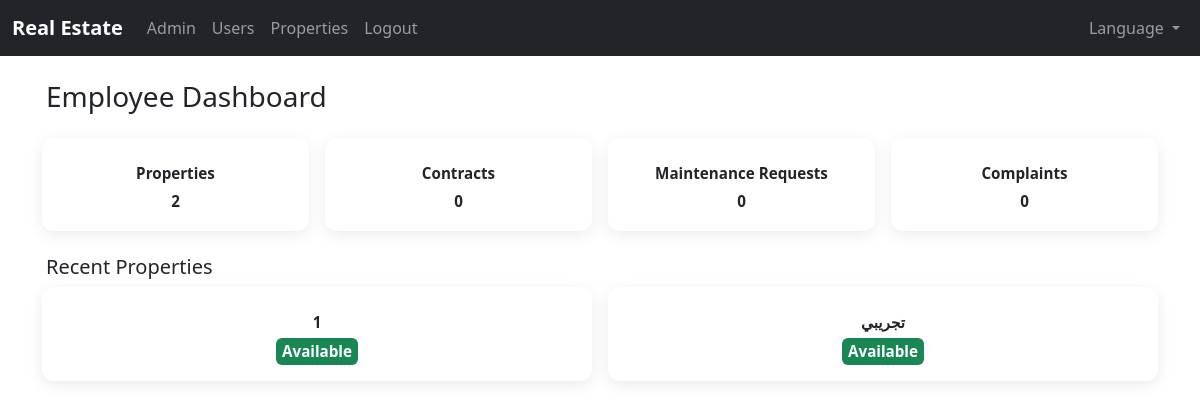
The app's page /employee/ (signed in), older data.
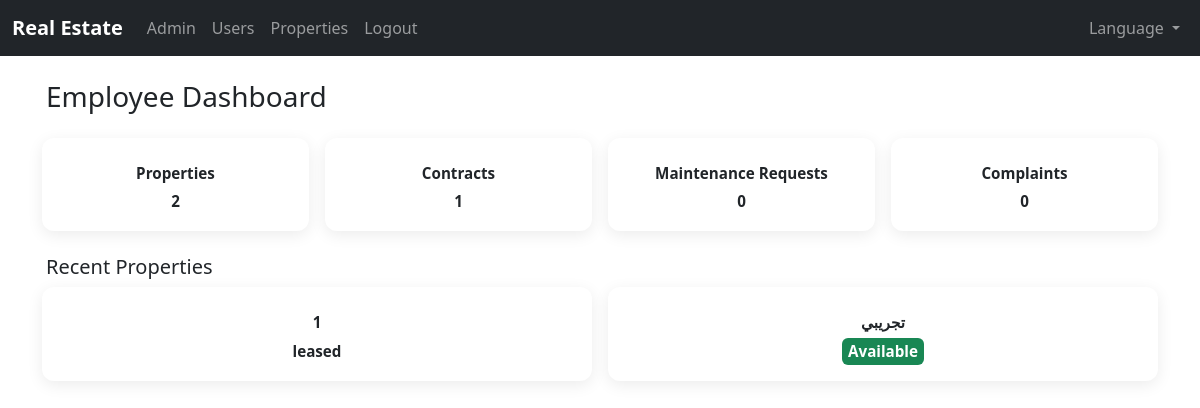
The same page, newer data.
### app/models.py (models this page shows)
class TimestampMixin:
    created_at = db.Column(db.DateTime, default=datetime.utcnow, nullable=False)
    updated_at = db.Column(db.DateTime, default=datetime.utcnow, onupdate=datetime.utcnow)

class Property(db.Model, TimestampMixin):
    __tablename__ = "properties"
    id = db.Column(db.Integer, primary_key=True)
    title = db.Column(db.String(200), nullable=False)
    description = db.Column(db.Text)
    price = db.Column(db.Numeric(12, 2), nullable=False, default=0)
    status = db.Column(db.String(50), nullable=False, default="available")
    property_type = db.Column(db.String(20), nullable=False, default="building", index=True)
    images = db.Column(db.Text)  # store comma-separated file names or JSON
    number = db.Column(db.String(50), nullable=True)
    floor = db.Column(db.Integer, nullable=True)
    area_sqm = db.Column(db.Numeric(10, 2), nullable=True)
    bedrooms = db.Column(db.Integer, nullable=True)
    bathrooms = db.Column(db.Integer, nullable=True)
    num_apartments = db.Column(db.Integer, nullable=True)
    num_floors = db.Column(db.Integer, nullable=True)
    contracts = db.relationship("Contract", back_populates="property", lazy="dynamic")
    apartments = db.relationship(
        "Apartment",
        back_populates="building",
        lazy="dynamic",
        cascade="all, delete-orphan",
    )

### app/employee/routes.py (the view)
@employee_bp.route("/")
@login_required
@employee_required
def dashboard():
    properties = Property.query.order_by(Property.created_at.desc()).limit(10).all()
    contracts = Contract.query.order_by(Contract.created_at.desc()).limit(10).all()
    maints = MaintenanceRequest.query.order_by(MaintenanceRequest.created_at.desc()).limit(10).all()
    complaints = Complaint.query.order_by(Complaint.created_at.desc()).limit(10).all()
    return render_template(
        "employee/dashboard.html",
        properties=properties,
        contracts=contracts,
        maintenance_requests=maints,
        complaints=complaints,
    )

### app/__init__.py (called while the page is built)
def select_locale():
    from flask import session, request
    lang = session.get("lang")
    if lang:
        return lang
    return request.accept_languages.best_match(Config.LANGUAGES.keys())

### app/employee/routes.py (called while the page is built)
def employee_required(func):
    from functools import wraps
    @wraps(func)
    def wrapper(*args, **kwargs):
        if not current_user.is_authenticated or not (current_user.is_employee or current_user.is_admin):
            return abort(403)
        return func(*args, **kwargs)
    return wrapper

### app/models.py (called while the page is built)
    @property
    def is_admin(self) -> bool:
        return self.role == "admin"

    @property
    def is_employee(self) -> bool:
        return self.role == "employee"

### app/templates/employee/dashboard.html (shortened to what this page needs)
{% extends 'base.html' %}
{% block content %}
<h3 class="mb-4">{{ _('Employee Dashboard') }}</h3>
<div class="dashboard-grid">
  <div class="dashboard-card">
    <span>{{ _('Properties') }}</span>
    <span class="badge-status">{{ properties|length }}</span>
  </div>
  <div class="dashboard-card">
    <span>{{ _('Contracts') }}</span>
    <span class="badge-status">{{ contracts|length }}</span>
  </div>
  <div class="dashboard-card">
    <span>{{ _('Maintenance Requests') }}</span>
    <span class="badge-status">{{ maintenance_requests|length }}</span>
  </div>
  <div class="dashboard-card">
    <span>{{ _('Complaints') }}</span>
    <span class="badge-status">{{ complaints|length }}</span>
  </div>
</div>
<h5 class="mt-4 mb-2">{{ _('Recent Properties') }}</h5>
<div class="dashboard-grid">
  {% for p in properties[:6] %}
  <div class="dashboard-card">
    <span>{{ p.title }}</span>
    {% if p.status == 'available' %}
      <span class="badge-status status-available">{{ _('Available') }}</span>
    {% elif p.status == 'occupied' %}
      <span class="badge-status status-occupied">{{ _('Occupied') }}</span>
    {% elif p.status == 'maintenance' %}
      <span class="badge-status status-maintenance">{{ _('Maintenance') }}</span>
    {% else %}
      <span class="badge-status">{{ p.status }}</span>
    {% endif %}
  </div>
  {% else %}
  <div>{{ _('No properties yet') }}</div>
  {% endfor %}
</div>
{% endblock %}

### app/templates/base.html (shortened to what this page needs)
<!doctype html>
<html lang="{{ get_locale() }}" dir="{% if get_locale() == 'ar' %}rtl{% else %}ltr{% endif %}">
  <head>
    <link href="https://cdn.jsdelivr.net/npm/bootstrap@5.3.3/dist/css/bootstrap.min.css" rel="stylesheet" />
    <link rel="stylesheet" href="{{ url_for('static', filename='styles.css') }}" />
  </head>
  <body>
    <nav class="navbar navbar-expand-lg navbar-dark bg-dark">
      <div class="container-fluid">
        <a class="navbar-brand" href="/">{{ _('Real Estate') }}</a>
        <div class="collapse navbar-collapse" id="navbarNav">
          <ul class="navbar-nav me-auto mb-2 mb-lg-0">
            {% if current_user.is_authenticated %}
            {% if current_user.role == 'admin' %}
            <li class="nav-item"><a class="nav-link" href="{{ url_for('admin.dashboard') }}">{{ _('Admin') }}</a></li>
            <li class="nav-item"><a class="nav-link" href="{{ url_for('admin.users_list') }}">{{ _('Users') }}</a></li>
            <li class="nav-item"><a class="nav-link" href="{{ url_for('employee.properties_list') }}">{{ _('Properties') }}</a></li>
            {% endif %}
            <li class="nav-item"><a class="nav-link" href="{{ url_for('auth.logout') }}">{{ _('Logout') }}</a></li>
            {% endif %}
          </ul>
          <ul class="navbar-nav">
            <li class="nav-item dropdown">
              <a class="nav-link dropdown-toggle" href="#" id="langDropdown" role="button" data-bs-toggle="dropdown">
                {{ _('Language') }}
              </a>
            </li>
          </ul>
        </div>
      </div>
    </nav>
    <main class="container py-4">
      {% block content %}{% endblock %}
    </main>
  </body>
  </html>

### app/static/styles.css (style rules this page uses)
body { font-family: system-ui, -apple-system, Segoe UI, Roboto, "Helvetica Neue", Arial, "Noto Sans", "Liberation Sans", sans-serif; }
.navbar .navbar-brand { font-weight: 600; }
.status-available { background: #198754; }

### app/templates/employee/dashboard.html (style rules this page uses)
.dashboard-grid { display: grid; grid-template-columns: repeat(auto-fit, minmax(180px, 1fr)); gap: 16px; margin-bottom: 24px; }
.dashboard-card { background-color: #fff; border-radius: 12px; padding: 16px; box-shadow: 0 4px 16px rgba(0,0,0,0.08); cursor: pointer; transition: 0.2s; display: flex; flex-direction: column; align-items: center; justify-content: center; text-align: center; }
.dashboard-card span { font-weight: 600; font-size: 0.95rem; display: block; }
.badge-status { font-size: 0.75rem; padding: 2px 6px; border-radius: 6px; margin-top: 4px; display: inline-block; }
.status-available { background: #198754; color: #fff; }

Row changes from the older to the newer data that the page shows:
changed Property: status "Available" → "leased"
Text that changed along with them:
{{ contracts|length }}: "0" → "1"
